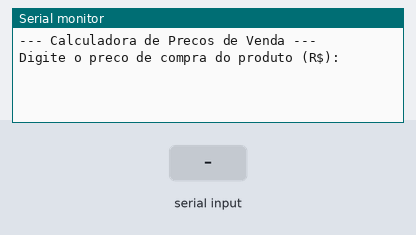
A sketch run on a simulated Arduino Uno, built with avr-gcc and run on an emulated ATmega328P. Shown: the last lines printed to the serial monitor. Inputs (shaded band) come from the test bench.

Above: at 1.2 s.
1.3 s: "90,45\n" received over Serial
At 2.0 s:
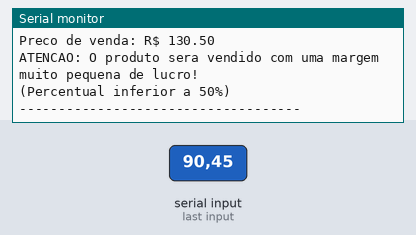
2.8 s: "30,150\n" received over Serial
At 4.68 s:
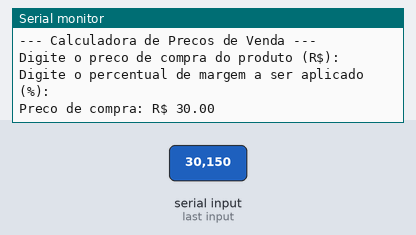

The sketch:

ex_10if1.ino
```cpp
// C++ code
//
void setup() {
  Serial.begin(9600); // Inicia a comunicação serial
}

void loop() {
  float precoCompra, percentual;
  float precoVenda;

  Serial.println("\n--- Calculadora de Precos de Venda ---");

  // Solicita o preço de compra
  Serial.println("Digite o preco de compra do produto (R$):");
  while(!Serial.available()) {} // Aguarda entrada
  precoCompra = Serial.parseFloat();
  Serial.read(); // Limpa o buffer

  // Solicita o percentual de margem
  Serial.println("Digite o percentual de margem a ser aplicado (%):");
  while(!Serial.available()) {}
  percentual = Serial.parseFloat();
  Serial.read(); // Limpa o buffer

  // Calcula o preço de venda
  precoVenda = precoCompra * (1 + percentual/100);

  // Exibe os resultados
  Serial.print("\nPreco de compra: R$ ");
  Serial.println(precoCompra, 2);

  Serial.print("Percentual de margem: ");
  Serial.print(percentual, 1);
  Serial.println("%");

  Serial.print("Preco de venda: R$ ");
  Serial.println(precoVenda, 2);

  // Verifica se a margem é pequena
  if(percentual < 50) {
    Serial.println("\nATENCAO: O produto sera vendido com uma margem muito pequena de lucro!");
    Serial.println("(Percentual inferior a 50%)");
  } else {
    Serial.println("\nMargem de lucro adequada.");
  }

  Serial.println("\n------------------------------------");
  delay(3000); // Espera 3 segundos antes de reiniciar
}
```

Measured:
- after the input at 1.3 s, the serial monitor: prints a new line at once (image 1)
- after the input at 2.8 s, the serial monitor: prints a new line after 1.9 s (image 2)
